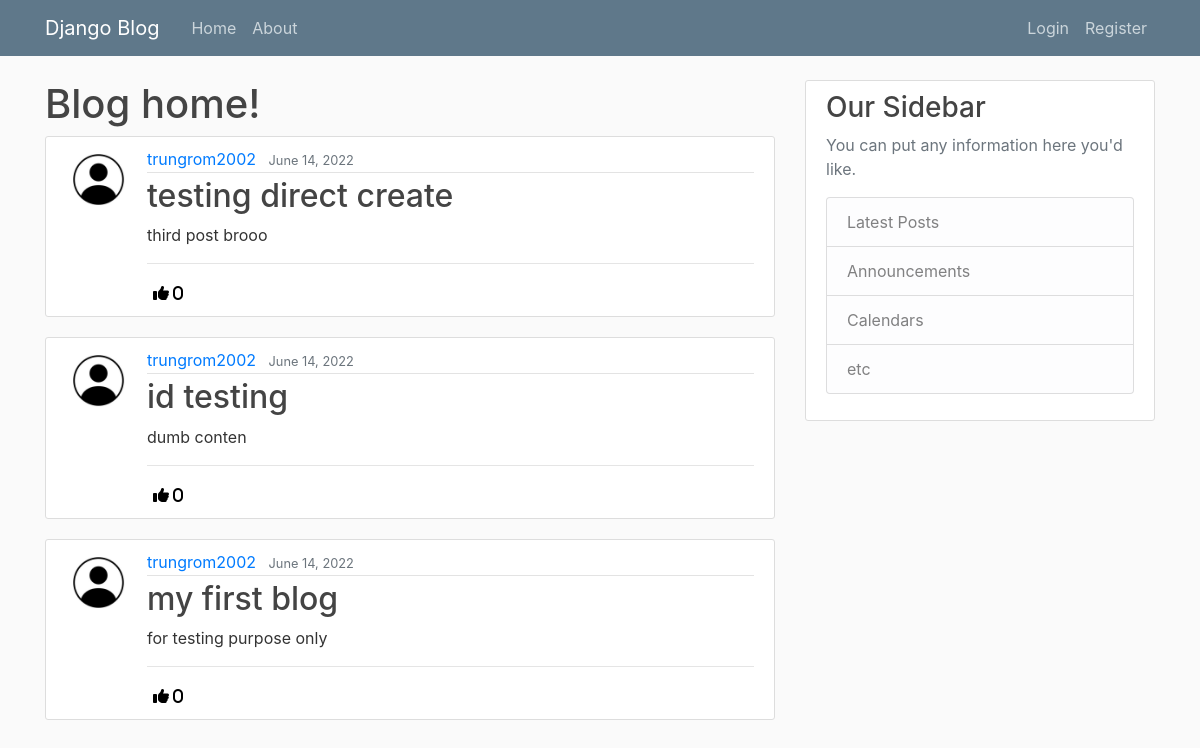
The app's page /, older data.
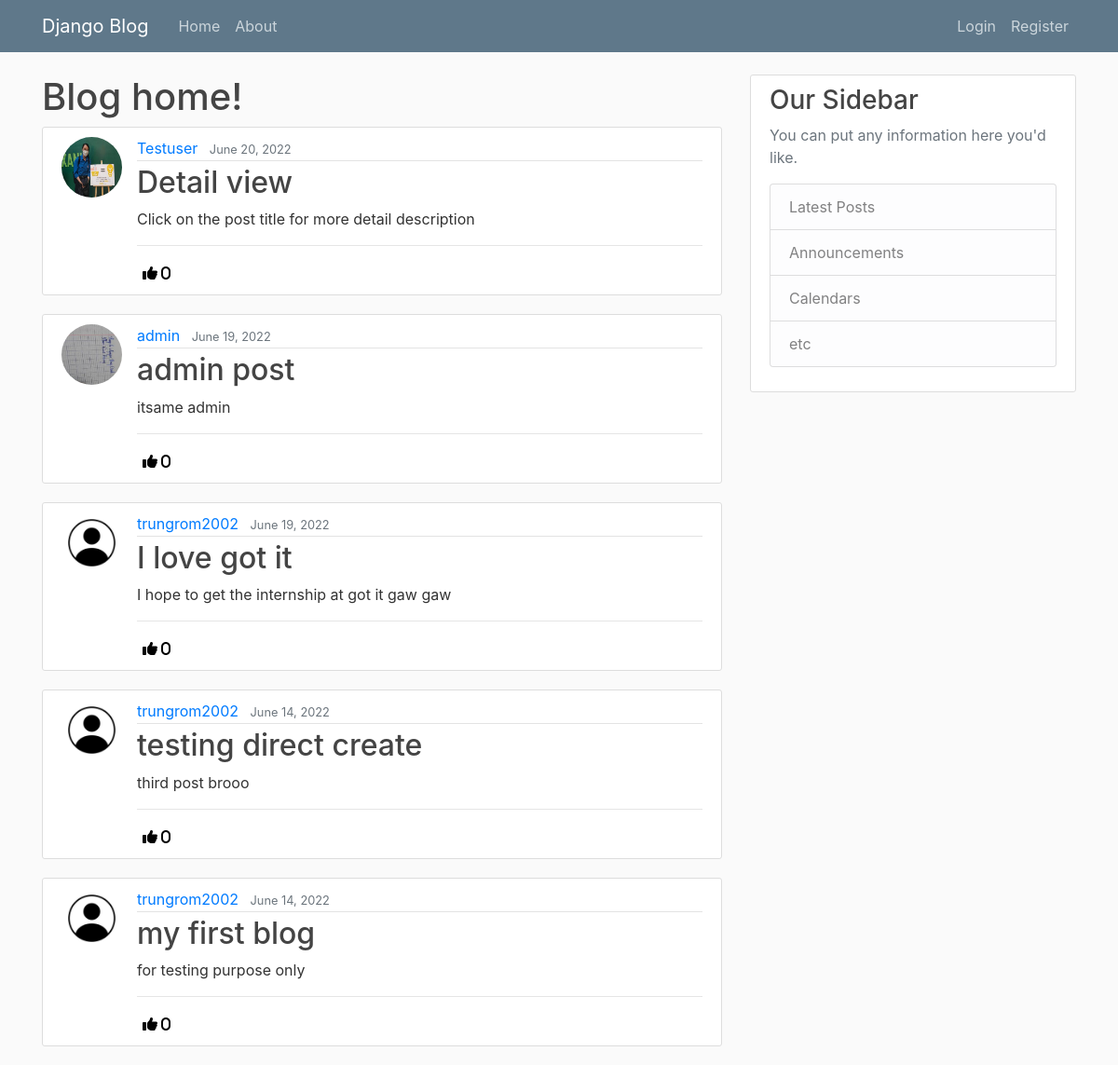
The same page, newer data.
### blog/models.py (models this page shows, shortened)
class Post(models.Model):
    title = models.CharField(max_length=100)
    content = models.TextField()
    date_posted = models.DateTimeField(default=timezone.now)
    author = models.ForeignKey(User, on_delete=models.CASCADE)
    likes = models.ManyToManyField(User, blank=True, related_name='likes')
    class Meta:
        ordering = ['-id']

### users/models.py (models this page shows, shortened)
class Profile(models.Model):
    user = models.OneToOneField(User, on_delete=models.CASCADE)
    image = models.ImageField(default='default.jpg', upload_to='profile_pics')

### blog/views.py (the view)
# urls.py: path('', PostListView.as_view(), name='blog-home'),
class PostListView(ListView):
    model = Post
    template_name = 'blog/home.html'
    context_object_name = 'posts'
    ordering = ['-date_posted']
    paginate_by = 5

### blog/templates/blog/home.html (shortened to what this page needs)
{% extends "blog/base.html" %}
{% block content %}
<h1>Blog home!</h1>
{% for post in posts %}
<article class="media content-section">
    <img class="rounded-circle article-img" src="{{post.author.profile.image.url}}">
    <div class="media-body">
        <div class="article-metadata">
            <a class="mr-2" href="#">{{ post.author }}</a>
            <small class="text-muted">{{ post.date_posted | date:"F d, Y"}}</small>
        </div>
        <h2><a class="article-title" href="{% url 'post-detail' post.id %}">{{ post.title }}</a></h2>
        <p class="article-content">{{ post.content|slice:":100" }}</p>
        <hr>
        <form method="POST" action="{% url 'like' post.pk %}">
            <button style="background-color:transparent; border:none; box-shadow:none;" type="submit">
                <i class="fa-solid fa-thumbs-up"> {{post.likes.all.count}}</i>
            </button>
        </form>
    </div>
</article>
{%endfor%}
    {% endblock content %}

Row changes from the older to the newer data that the page shows:
removed Post: author.profile.image (placeholder picture), author "trungrom2002", date_posted "June 14, 2022", title "id testing", content "dumb conten", likes.all.count "0"
added Post: author.profile.image (picture), author "Testuser", date_posted "June 20, 2022", title "Detail view", content "Click on the post title for more detail description", likes.all.count "0"
added Post: author.profile.image (picture), author "admin", date_posted "June 19, 2022", title "admin post", content "itsame admin", likes.all.count "0"
added Post: author.profile.image (placeholder picture), author "trungrom2002", date_posted "June 19, 2022", title "I love got it", content "I hope to get the internship at got it gaw gaw", likes.all.count "0"
